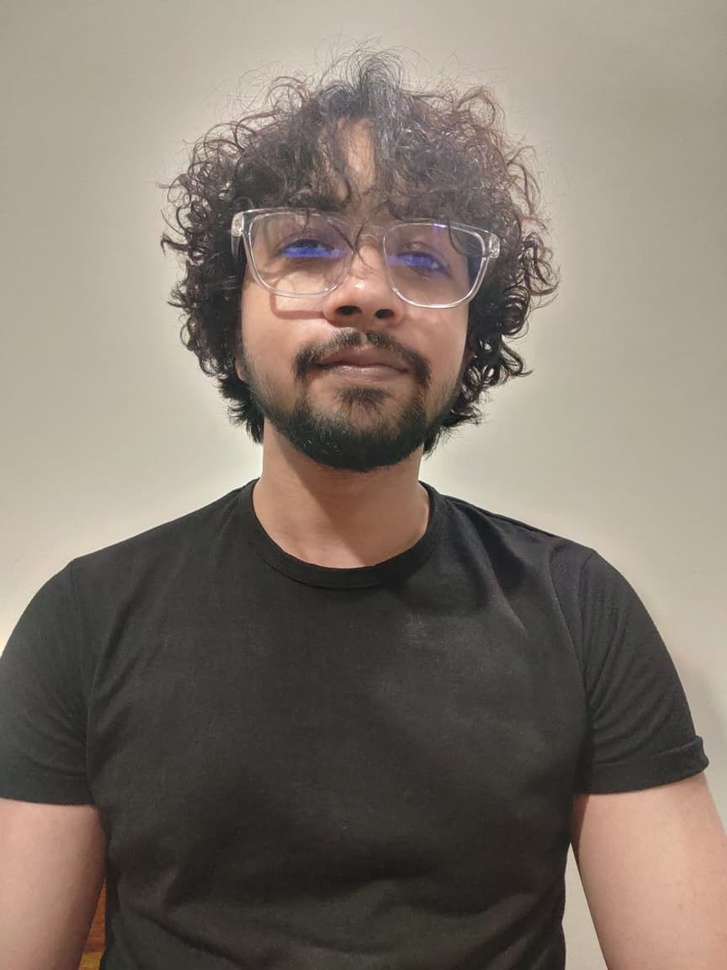
#> input picture inbox/closeup.jpeg, 727 x 970 px, shrunk from 864 x 1152 before the run
$ python -i make_scenes.py   (imports and definitions only)
#> lines starting #> are read from the running program, lines starting #| are printed output that depends on the picture
#> further down, picture is the input picture: PIL image 727x970 RGB; mean R, G, B 128.7, 118, 107.7
"""'Working at my desk' scenes: your photo with the room tidied up (shelf clutter and the boxes under the desk fade out).

    python tools/make_scenes.py inbox assets/people/harsh/scenes

Photos with 'laptop' in the name that were shot from the same spot as the 'corner' photo (same size, camera not moved:
skip any with '_1' in the name) get soft, darkened, tinted patches over the busy parts of the wall and under the desk;
you, the chair, the desk and the laptop stay untouched. Writes <slug>.png (same size as the photo)."""
import re
import sys
from pathlib import Path

import numpy as np
from PIL import Image, ImageEnhance, ImageFilter, ImageOps

# (x0, y0, x1, y1) as fractions of the frame, blur, brightness
PATCHES = [
    ((0.50, 0.00, 1.00, 0.37), 16, 0.50),    # shelves, plant, bottles
    ((0.58, 0.70, 0.96, 0.94), 12, 0.55),    # boxes and bag under the desk
]
TINT = (40, 58, 140)


def tidy(im: Image.Image, person: Image.Image | None = None) -> Image.Image:
    w, h = im.size
#> w = 727; h = 970
    out = im.copy()
    keep = None
    if person is not None:   # never soften you
        keep = person.filter(ImageFilter.MaxFilter(9)).filter(ImageFilter.GaussianBlur(3))
    for (x0, y0, x1, y1), blur, bright in PATCHES:
        patch = im.filter(ImageFilter.GaussianBlur(blur))
        patch = ImageEnhance.Brightness(patch).enhance(bright)
        arr = np.array(patch).astype(float) * 0.86 + np.array(TINT, float) * 0.14
        patch = Image.fromarray(np.clip(arr, 0, 255).astype("uint8"))
        m = Image.new("L", (w, h), 0)
        m.paste(255, (int(x0 * w), int(y0 * h), int(x1 * w), int(y1 * h)))
        m = m.filter(ImageFilter.GaussianBlur(w * 0.04))
        if keep is not None:
            m = Image.fromarray((np.array(m).astype(float) * (1 - np.array(keep).astype(float) / 255)).astype("uint8"))
        out = Image.composite(patch, out, m)
#> this loop made 2 passes
#> pass 1, in tidy, `patch = im.filter(ImageFilter.GaussianBlur(blur))`:
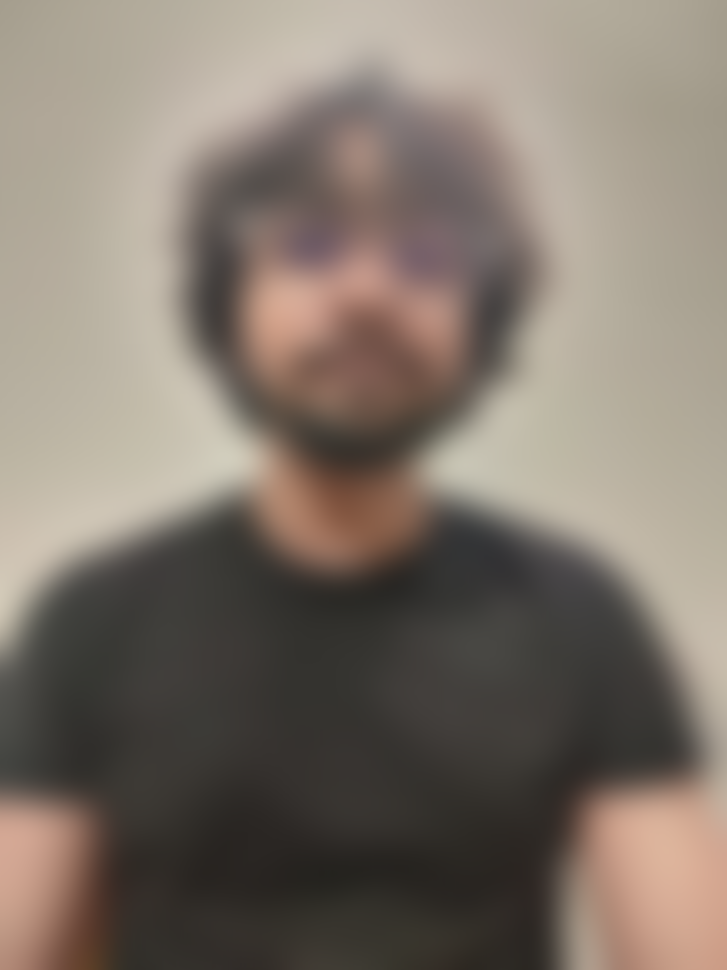
#> patch: PIL image 727x970 RGB; mean R, G, B 128.7, 118, 107.7
#> pass 1, in tidy, `patch = ImageEnhance.Brightness(patch).enhance(bright)`:
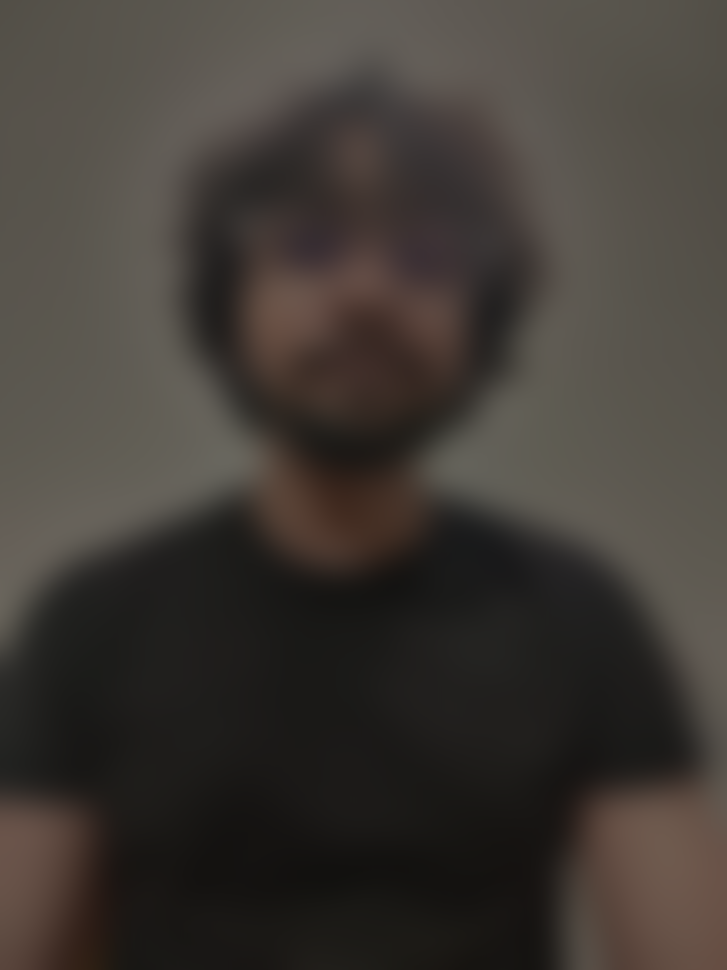
#> patch: PIL image 727x970 RGB; mean R, G, B 64.1, 58.8, 53.6
#> after the loop:
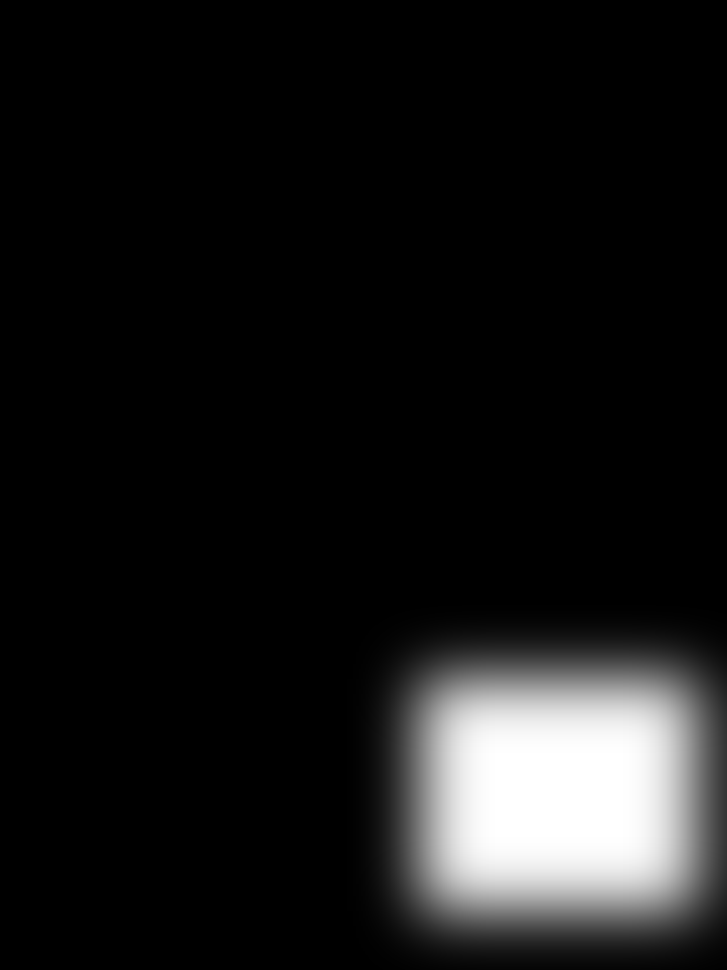
#> m: PIL image 727x970 L; min 0, max 255, mean 23
#> after the loop:
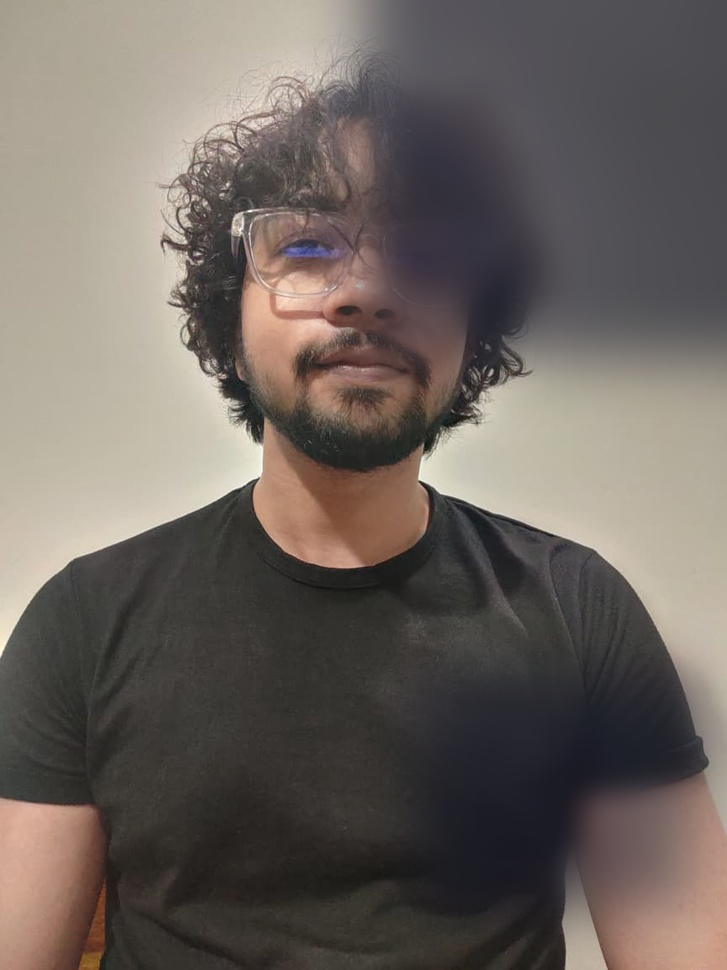
#> out: PIL image 727x970 RGB; mean R, G, B 108.6, 100.5, 94.9
    arr = np.array(ImageEnhance.Contrast(out).enhance(1.08)).astype(float)
    yy, xx = np.mgrid[0:h, 0:w]
    v = 1 - 0.38 * (((xx - w / 2) / (w / 1.25)) ** 2 + ((yy - h / 2) / (h / 1.25)) ** 2)
    return Image.fromarray(np.clip(arr * v[..., None], 0, 255).astype("uint8"))
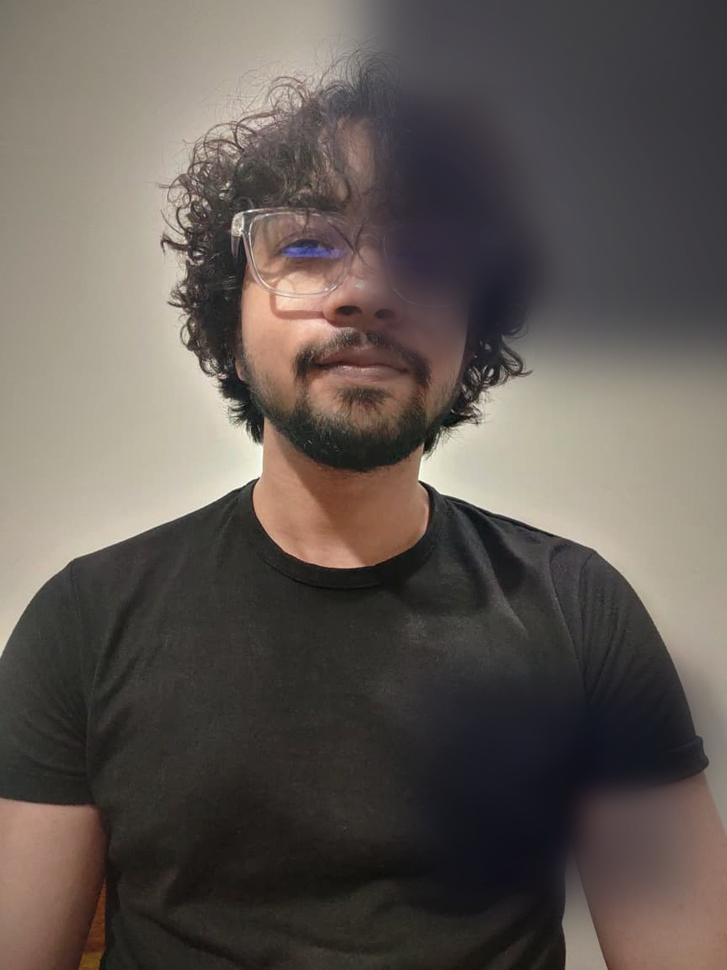
#> returned value: PIL image 727x970 RGB; mean R, G, B 96.7, 88.8, 83.4


def main(src: Path, dst: Path) -> None:
    dst.mkdir(parents=True, exist_ok=True)
    files = sorted(src.glob("*.jp*g"))
    plate_f = next((f for f in files if "corner" in f.name.lower()), None)
    from rembg import new_session, remove
    sess = new_session("u2net_human_seg")
    size = ImageOps.exif_transpose(Image.open(plate_f)).size if plate_f else None
    for f in files:
        if "laptop" not in f.name.lower() or "_1" in f.name:
            continue
        im = ImageOps.exif_transpose(Image.open(f)).convert("RGB")
        if size and im.size != size:
            continue
        name = re.sub(r"[^a-z0-9]+", "-", f.stem.lower()).strip("-")
        person = remove(im, session=sess).split()[3]
        tidy(im, person).save(dst / f"{name}.png")
        print(name)


# [2 lines not run here, left out]

>>> from PIL import Image
>>> picture = Image.open('../inbox/closeup.jpeg')
>>> result = tidy(picture)

$ run again, on inbox/my workig corner.jpeg
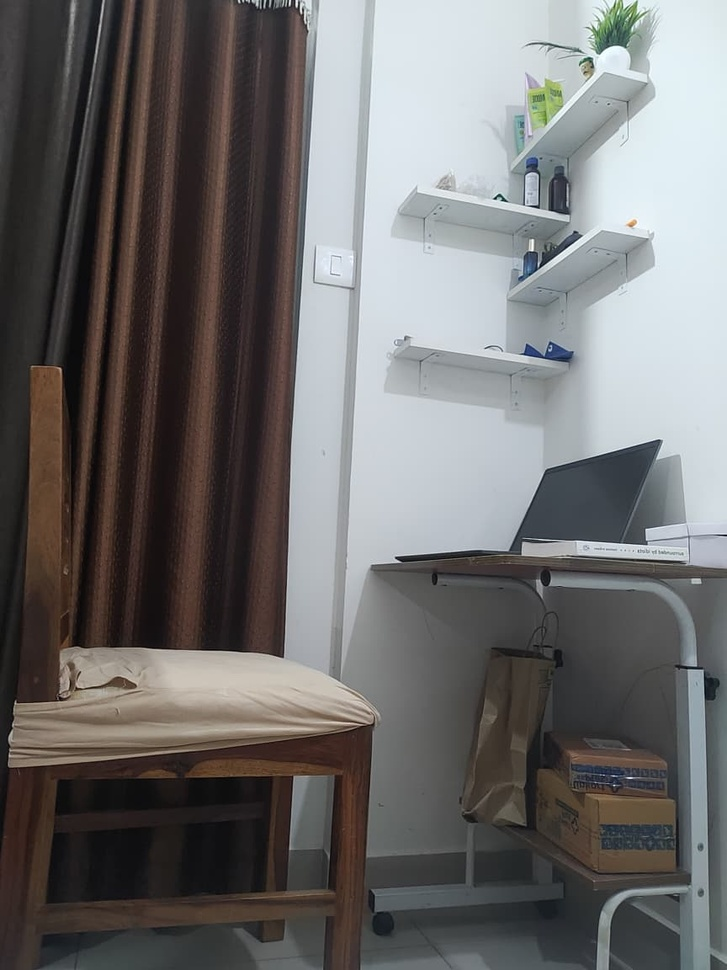
#> input picture inbox/my workig corner.jpeg, 727 x 970 px, shrunk from 864 x 1152 before the run
#> picture is the input picture: PIL image 727x970 RGB; mean R, G, B 110.1, 108.8, 108.5
#> the loop in tidy, `for (x0, y0, x1, y1), blur, bright in PATCHES:` made 2 passes
#> pass 1, in tidy, `patch = ImageEnhance.Brightness(patch).enhance(bright)`:
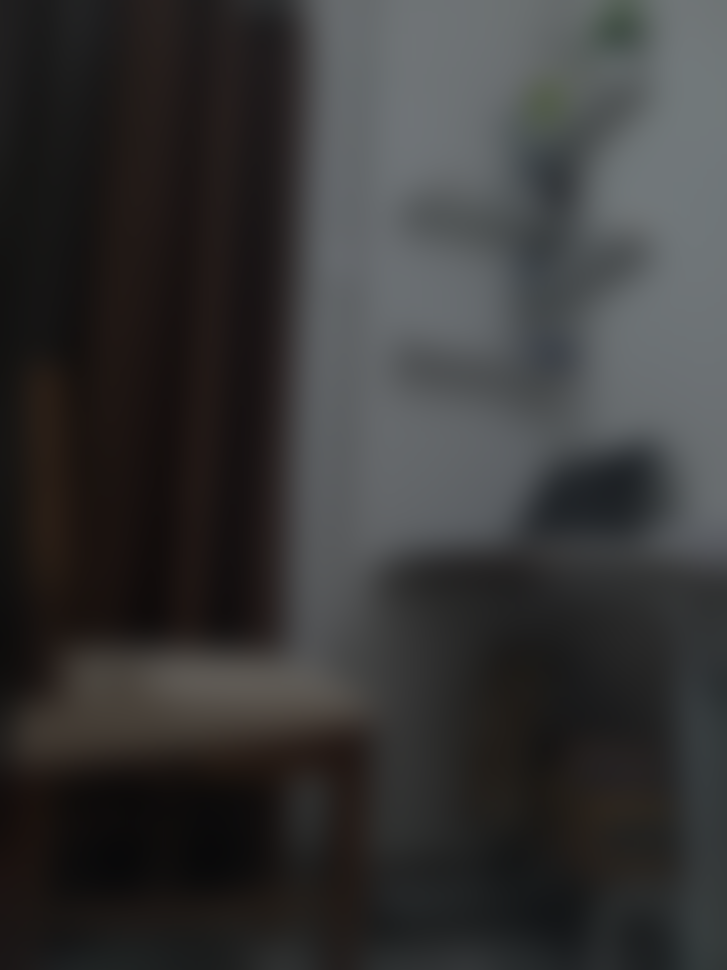
#> patch: PIL image 727x970 RGB; mean R, G, B 54.8, 54.2, 54.1
#> in tidy, `return Image.fromarray(np.clip(arr * v[..., None], 0, 255).astype("uin..`:
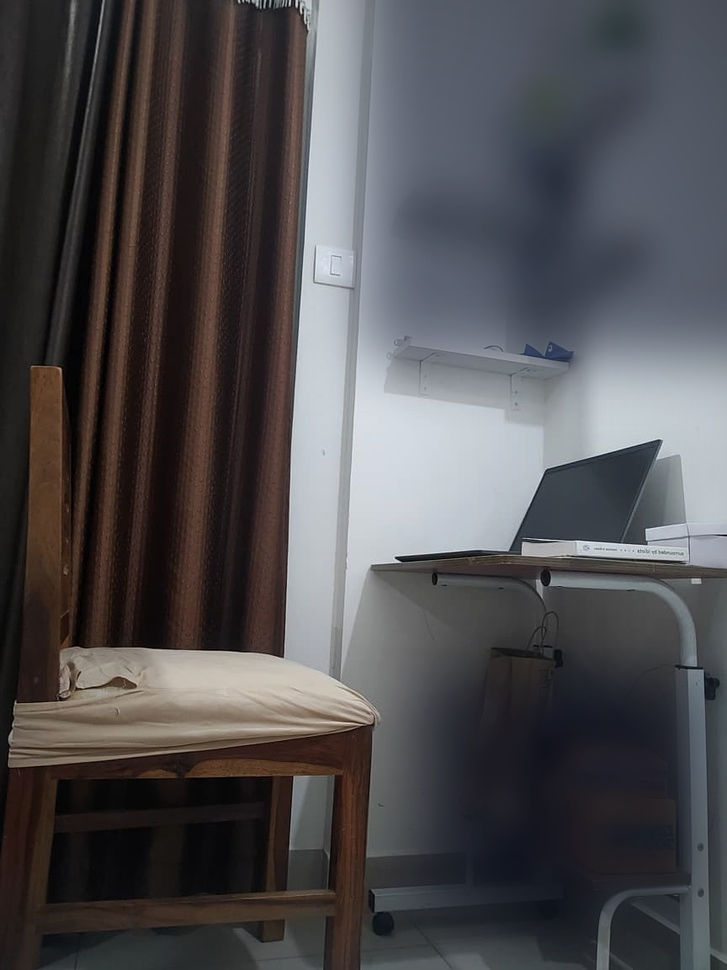
#> returned value: PIL image 727x970 RGB; mean R, G, B 79.2, 77.6, 80.1

$ run again, on inbox/normal.jpeg
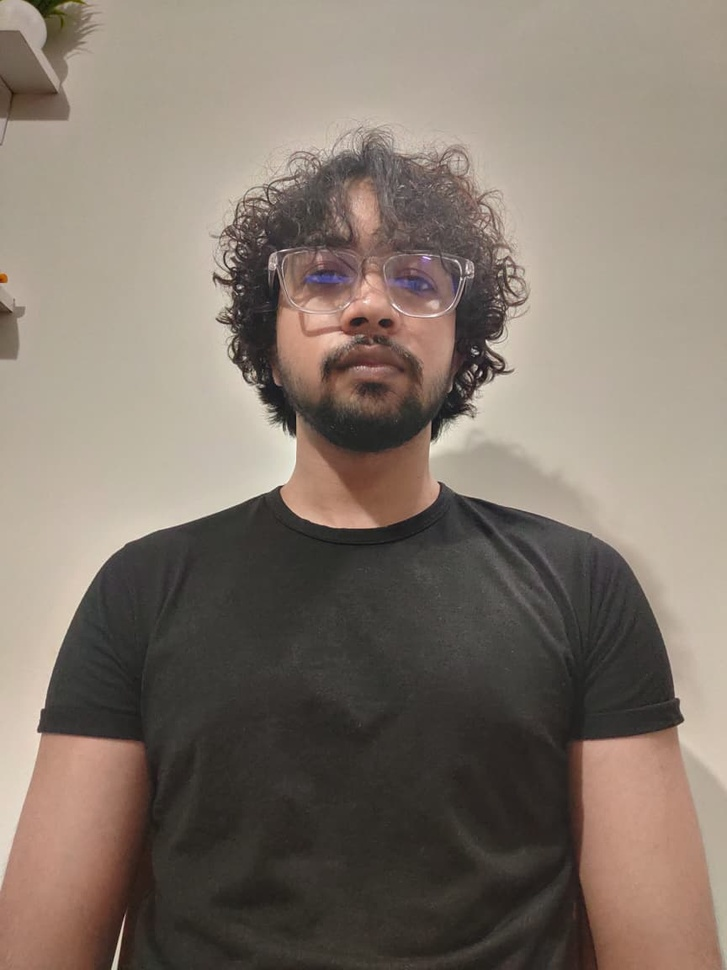
#> input picture inbox/normal.jpeg, 727 x 970 px, shrunk from 864 x 1152 before the run
#> picture is the input picture: PIL image 727x970 RGB; mean R, G, B 130.3, 118.4, 107.7
#> the loop in tidy, `for (x0, y0, x1, y1), blur, bright in PATCHES:` made 2 passes
#> pass 1, in tidy, `patch = ImageEnhance.Brightness(patch).enhance(bright)`:
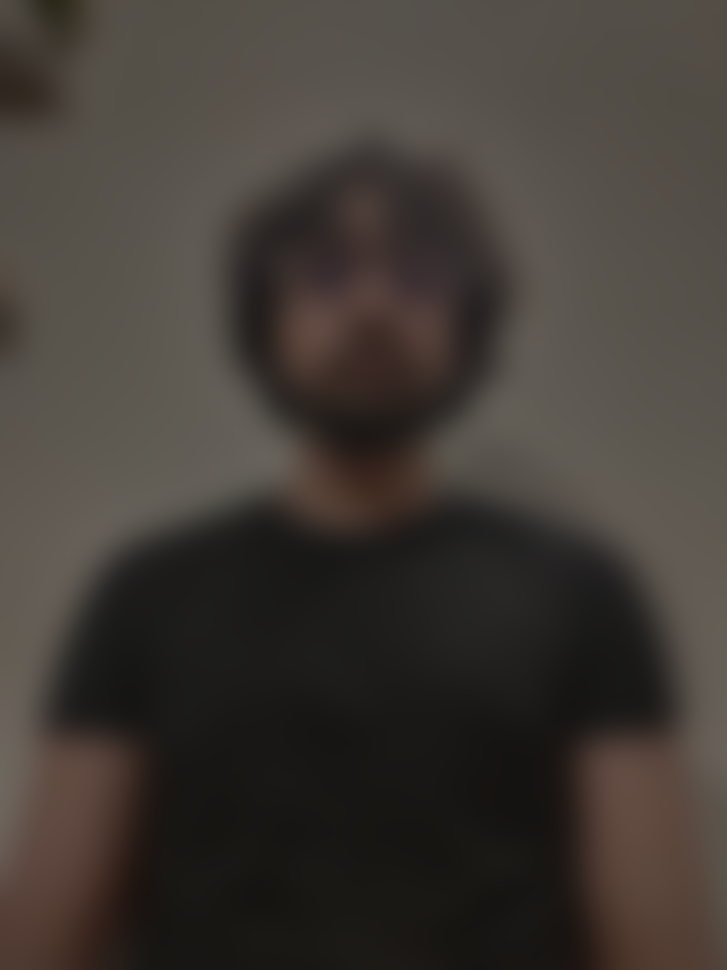
#> patch: PIL image 727x970 RGB; mean R, G, B 64.9, 59, 53.6
#> in tidy, `return Image.fromarray(np.clip(arr * v[..., None], 0, 255).astype("uin..`:
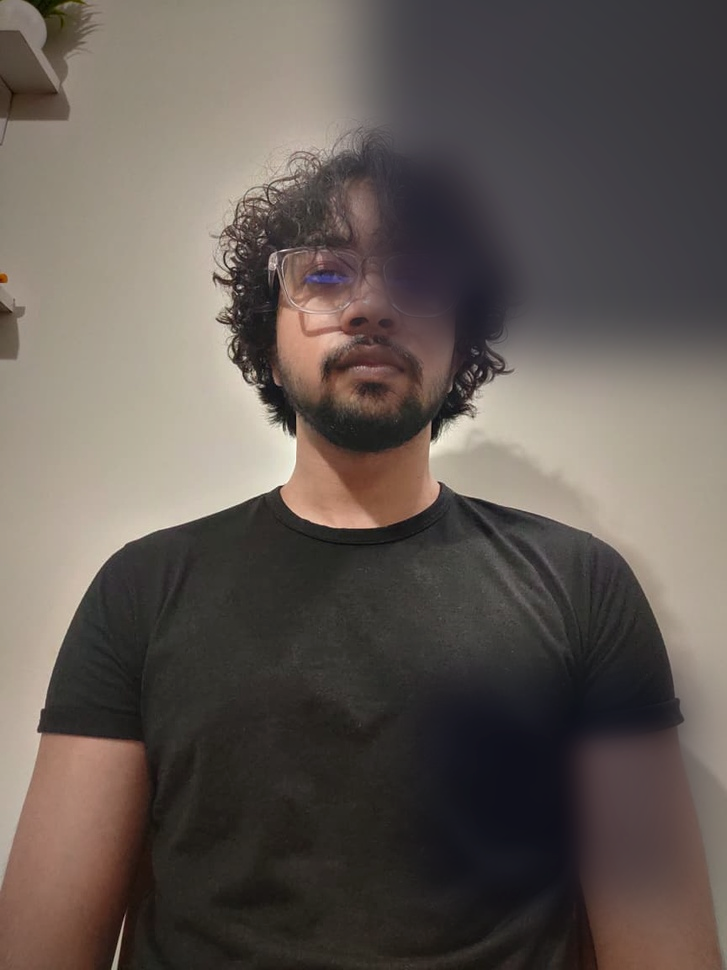
#> returned value: PIL image 727x970 RGB; mean R, G, B 98.1, 89.3, 83.7
